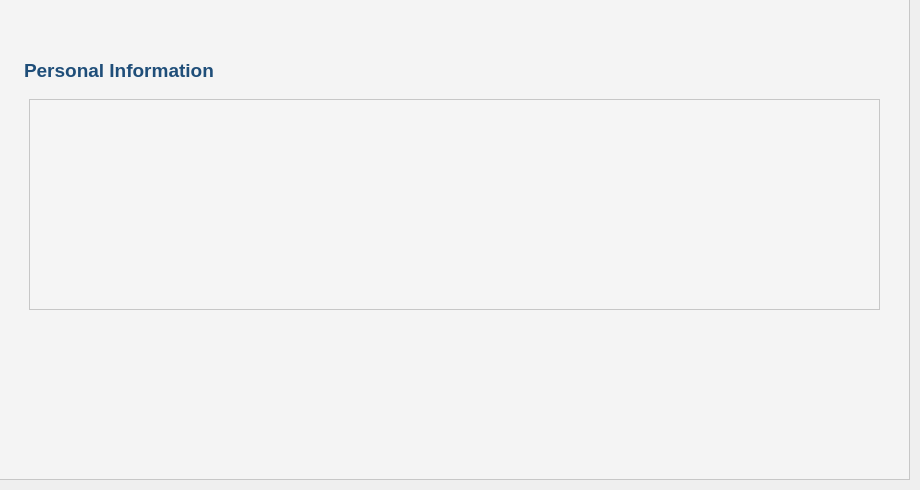
    <widget class="QWidget" name="page_8">
     <widget class="QFrame" name="frame_9">
      <property name="geometry">
       <rect>
        <x>-1</x>
        <y>-1</y>
        <width>911</width>
        <height>481</height>
       </rect>
      </property>
      <property name="styleSheet">
       <string notr="true">background-color:rgba(245, 245, 245,210);

                                filter:blur(40px);</string>
      </property>
      <property name="frameShape">
       <enum>QFrame::Shape::StyledPanel</enum>
      </property>
      <property name="frameShadow">
       <enum>QFrame::Shadow::Raised</enum>
      </property>
      <widget class="QTextEdit" name="textEdit_6">
       <property name="geometry">
        <rect>
         <x>20</x>
         <y>40</y>
         <width>281</width>
         <height>51</height>
        </rect>
       </property>
       <property name="styleSheet">
        <string notr="true">background-color:rgba(0,0,0,0);
                                </string>
       </property>
       <property name="html">
        <string>&lt;!DOCTYPE HTML PUBLIC &quot;-//W3C//DTD HTML 4.0//EN&quot; &quot;http://www.w3.org/TR/REC-html40/strict.dtd&quot;&gt;
&lt;html&gt;&lt;head&gt;&lt;meta name=&quot;qrichtext&quot; content=&quot;1&quot; /&gt;&lt;meta charset=&quot;utf-8&quot; /&gt;&lt;style type=&quot;text/css&quot;&gt;
p, li { white-space: pre-wrap; }
hr { height: 1px; border-width: 0; }
li.unchecked::marker { content: &quot;\2610&quot;; }
li.checked::marker { content: &quot;\2612&quot;; }
&lt;/style&gt;&lt;/head&gt;&lt;body style=&quot; font-family:'Noto Sans'; font-size:10pt; font-weight:400; font-style:normal;&quot;&gt;
&lt;p style=&quot; margin-top:0px; margin-bottom:0px; margin-left:0px; margin-right:0px; -qt-block-indent:0; text-indent:0px;&quot;&gt;                                    &lt;/p&gt;
&lt;p style=&quot; margin-top:0px; margin-bottom:0px; margin-left:0px; margin-right:0px; -qt-block-indent:0; text-indent:0px;&quot;&gt;&lt;span style=&quot; font-family:'Segoe UI'; font-size:14pt; font-weight:700; color:#1f4e79;&quot;&gt;Personal Information&lt;/span&gt;&lt;/p&gt;&lt;/body&gt;&lt;/html&gt;</string>
       </property>
      </widget>
      <widget class="QTextEdit" name="textEdit_7">
       <property name="geometry">
        <rect>
         <x>30</x>
         <y>100</y>
         <width>851</width>
         <height>211</height>
        </rect>
       </property>
      </widget>
     </widget>
    </widget>
